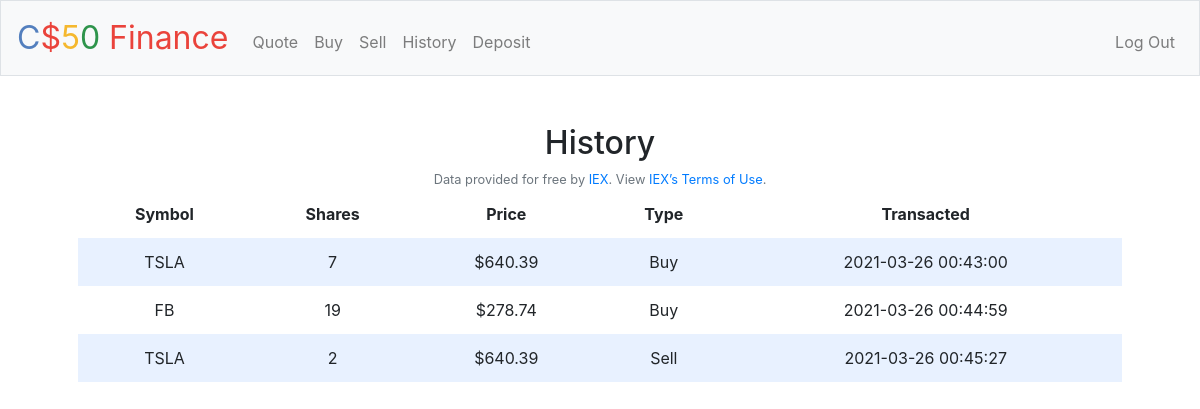
Page /history (signed in) on the committed database.
### tables this page shows
CREATE TABLE history (historyID INTEGER, id int, shares int, transaction_amount FLOAT, symbol varchar(255), company varchar(255), type varchar(255), time DATETIME, PRIMARY KEY (historyID), FOREIGN KEY (id) REFERENCES users(id));

### application.py (the view)
@app.route("/history")
@login_required
def history():
    history = db.execute("SELECT * FROM history WHERE id = ?", session["user_id"])
    return render_template("history.html", history=history)
    return apology("Failed to load page", 404)

### application.py (called while the page is built)
@app.after_request
def after_request(response):
    response.headers["Cache-Control"] = "no-cache, no-store, must-revalidate"
    response.headers["Expires"] = 0
    response.headers["Pragma"] = "no-cache"
    return response

### helpers.py (called while the page is built)
def login_required(f):
    @wraps(f)
    def decorated_function(*args, **kwargs):
        if session.get("user_id") is None:
            return redirect("/login")
        return f(*args, **kwargs)
    return decorated_function

### templates/history.html (shortened to what this page needs)
{% extends "layout.html" %}
{% block main %}
<div class="section">
    <h2>History</h2>
    <table>
        <thead>
            <tr>
                <th>Symbol</th>
                <th>Shares</th>
                <th>Price</th>
                <th>Type</th>
                <th>Transacted</th>
            </tr>
        </thead>
        <tbody>
        {% for value in history %}
            <tr>
                <td>{{ value.symbol }}</td>
                <td>{{ value.shares }}</td>
                <td>${{ value.transaction_amount }}</td>
                <td>{{ value.type }}</td>
                <td>{{ value.time }}</td>
            </tr>
        {% endfor %}
</div>
{% endblock %}

### static/styles.css (style rules this page uses)
table { background-color: transparent; margin-bottom: 1rem; width: 100%; }
table th, table td { padding: 0.75rem; vertical-align: middle; }
tbody tr:nth-of-type(odd) { background-color: rgb(179, 208, 255, 0.3) }

### rows in the picture
history: symbol "TSLA", shares "7", transaction_amount "640.39", type "Buy", time "2021-03-26 00:43:00"
history: symbol "FB", shares "19", transaction_amount "278.74", type "Buy", time "2021-03-26 00:44:59"
history: symbol "TSLA", shares "2", transaction_amount "640.39", type "Sell", time "2021-03-26 00:45:27"
